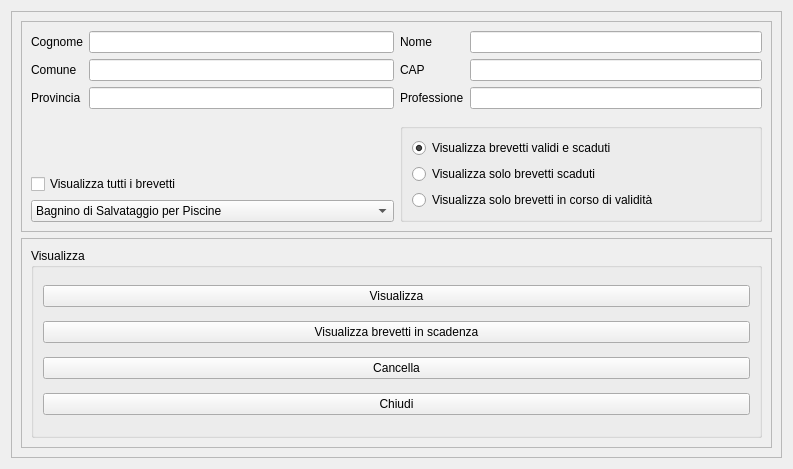
<?xml version="1.0" encoding="UTF-8"?>
<ui version="4.0">
 <class>SearchDialog</class>
 <widget class="QDialog" name="SearchDialog">
  <property name="geometry">
   <rect>
    <x>0</x>
    <y>0</y>
    <width>793</width>
    <height>469</height>
   </rect>
  </property>
  <property name="windowTitle">
   <string>Ricerca</string>
  </property>
  <layout class="QVBoxLayout" name="verticalLayout_5">
   <item>
    <widget class="QScrollArea" name="scrollArea">
     <property name="widgetResizable">
      <bool>true</bool>
     </property>
     <widget class="QWidget" name="scrollAreaWidgetContents">
      <property name="geometry">
       <rect>
        <x>0</x>
        <y>0</y>
        <width>767</width>
        <height>445</height>
       </rect>
      </property>
      <layout class="QVBoxLayout" name="verticalLayout_4">
       <item>
        <widget class="QFrame" name="frame_2">
         <property name="frameShape">
          <enum>QFrame::StyledPanel</enum>
         </property>
         <property name="frameShadow">
          <enum>QFrame::Raised</enum>
         </property>
         <layout class="QHBoxLayout" name="horizontalLayout">
          <item>
           <layout class="QVBoxLayout" name="verticalLayout_2">
            <item>
             <layout class="QFormLayout" name="formLayout">
              <property name="fieldGrowthPolicy">
               <enum>QFormLayout::ExpandingFieldsGrow</enum>
              </property>
              <property name="labelAlignment">
               <set>Qt::AlignLeading|Qt::AlignLeft|Qt::AlignVCenter</set>
              </property>
              <property name="formAlignment">
               <set>Qt::AlignRight|Qt::AlignTop|Qt::AlignTrailing</set>
              </property>
              <item row="2" column="0">
               <widget class="QLabel" name="Comune_search_label">
                <property name="text">
                 <string>Comune</string>
                </property>
               </widget>
              </item>
              <item row="2" column="1">
               <widget class="QLineEdit" name="Comune_search_line"/>
              </item>
              <item row="3" column="0">
               <widget class="QLabel" name="Provincia_search_label">
                <property name="text">
                 <string>Provincia</string>
                </property>
               </widget>
              </item>
              <item row="3" column="1">
               <widget class="QLineEdit" name="Provincia_search_line"/>
              </item>
              <item row="0" column="1">
               <widget class="QLineEdit" name="Cognome_search_line"/>
              </item>
              <item row="0" column="0">
               <widget class="QLabel" name="Cognome_search_label">
                <property name="text">
                 <string>Cognome</string>
                </property>
               </widget>
              </item>
             </layout>
            </item>
            <item>
             <widget class="QCheckBox" name="all_licenses_radio">
              <property name="sizePolicy">
               <sizepolicy hsizetype="Expanding" vsizetype="Fixed">
                <horstretch>0</horstretch>
                <verstretch>0</verstretch>
               </sizepolicy>
              </property>
              <property name="text">
               <string>Visualizza tutti i brevetti</string>
              </property>
             </widget>
            </item>
            <item>
             <widget class="QComboBox" name="Brevetto_search_box">
              <property name="sizePolicy">
               <sizepolicy hsizetype="Expanding" vsizetype="Fixed">
                <horstretch>0</horstretch>
                <verstretch>0</verstretch>
               </sizepolicy>
              </property>
              <item>
               <property name="text">
                <string>Bagnino di Salvataggio per Piscine</string>
               </property>
              </item>
              <item>
               <property name="text">
                <string>Bagnino di Salvataggio per Piscine e Acque Libere</string>
               </property>
              </item>
              <item>
               <property name="text">
                <string>Istruttore di Nuoto</string>
               </property>
              </item>
              <item>
               <property name="text">
                <string>Istruttore di Nuoto per Disabili</string>
               </property>
              </item>
              <item>
               <property name="text">
                <string>Istruttore di Acquafitness e Hydrobike</string>
               </property>
              </item>
              <item>
               <property name="text">
                <string>BLSD</string>
               </property>
              </item>
              <item>
               <property name="text">
                <string>Istruttore di Arti Marinaresche</string>
               </property>
              </item>
              <item>
               <property name="text">
                <string>Docente per Istruttori di Nuoto</string>
               </property>
              </item>
              <item>
               <property name="text">
                <string>Scienze Motorie</string>
               </property>
              </item>
             </widget>
            </item>
           </layout>
          </item>
          <item>
           <layout class="QVBoxLayout" name="verticalLayout_3">
            <item>
             <layout class="QFormLayout" name="formLayout_2">
              <property name="fieldGrowthPolicy">
               <enum>QFormLayout::ExpandingFieldsGrow</enum>
              </property>
              <property name="labelAlignment">
               <set>Qt::AlignLeading|Qt::AlignLeft|Qt::AlignVCenter</set>
              </property>
              <property name="formAlignment">
               <set>Qt::AlignRight|Qt::AlignTop|Qt::AlignTrailing</set>
              </property>
              <item row="2" column="0">
               <widget class="QLabel" name="Cap_search_label">
                <property name="text">
                 <string>CAP</string>
                </property>
               </widget>
              </item>
              <item row="2" column="1">
               <widget class="QLineEdit" name="Cap_search_line"/>
              </item>
              <item row="3" column="0">
               <widget class="QLabel" name="Professione_search_label">
                <property name="text">
                 <string>Professione</string>
                </property>
               </widget>
              </item>
              <item row="3" column="1">
               <widget class="QLineEdit" name="Professione_search_line"/>
              </item>
              <item row="1" column="1">
               <widget class="QLineEdit" name="Nome_search_line"/>
              </item>
              <item row="1" column="0">
               <widget class="QLabel" name="Nome_search_label">
                <property name="text">
                 <string>Nome</string>
                </property>
               </widget>
              </item>
             </layout>
            </item>
            <item>
             <widget class="QGroupBox" name="groupBox_3">
              <property name="title">
               <string/>
              </property>
              <layout class="QVBoxLayout" name="verticalLayout_6">
               <item>
                <widget class="QRadioButton" name="show_all_radio">
                 <property name="text">
                  <string>Visualizza brevetti validi e scaduti</string>
                 </property>
                 <property name="checked">
                  <bool>true</bool>
                 </property>
                </widget>
               </item>
               <item>
                <widget class="QRadioButton" name="is_expired_radio">
                 <property name="text">
                  <string>Visualizza solo brevetti scaduti</string>
                 </property>
                </widget>
               </item>
               <item>
                <widget class="QRadioButton" name="is_valid_radio">
                 <property name="text">
                  <string>Visualizza solo brevetti in corso di validità</string>
                 </property>
                </widget>
               </item>
              </layout>
             </widget>
            </item>
           </layout>
          </item>
         </layout>
        </widget>
       </item>
       <item>
        <widget class="QFrame" name="frame">
         <property name="frameShape">
          <enum>QFrame::StyledPanel</enum>
         </property>
         <property name="frameShadow">
          <enum>QFrame::Raised</enum>
         </property>
         <layout class="QHBoxLayout" name="horizontalLayout_2">
          <item>
           <widget class="QGroupBox" name="groupBox_2">
            <property name="title">
             <string>Visualizza</string>
            </property>
            <layout class="QVBoxLayout" name="verticalLayout">
             <item>
              <widget class="QPushButton" name="Visualizza_button">
               <property name="enabled">
                <bool>true</bool>
               </property>
               <property name="text">
                <string>Visualizza</string>
               </property>
               <property name="autoDefault">
                <bool>false</bool>
               </property>
              </widget>
             </item>
             <item>
              <widget class="QPushButton" name="Visualizza_in_scadenza_button">
               <property name="text">
                <string>Visualizza brevetti in scadenza</string>
               </property>
               <property name="autoDefault">
                <bool>false</bool>
               </property>
               <property name="flat">
                <bool>false</bool>
               </property>
              </widget>
             </item>
             <item>
              <widget class="QPushButton" name="Cancella_button_2">
               <property name="text">
                <string>Cancella</string>
               </property>
               <property name="autoDefault">
                <bool>false</bool>
               </property>
              </widget>
             </item>
             <item>
              <widget class="QPushButton" name="Chiudi_button">
               <property name="text">
                <string>Chiudi</string>
               </property>
               <property name="autoDefault">
                <bool>false</bool>
               </property>
              </widget>
             </item>
            </layout>
           </widget>
          </item>
         </layout>
        </widget>
       </item>
      </layout>
     </widget>
    </widget>
   </item>
  </layout>
 </widget>
 <resources/>
 <connections/>
</ui>
